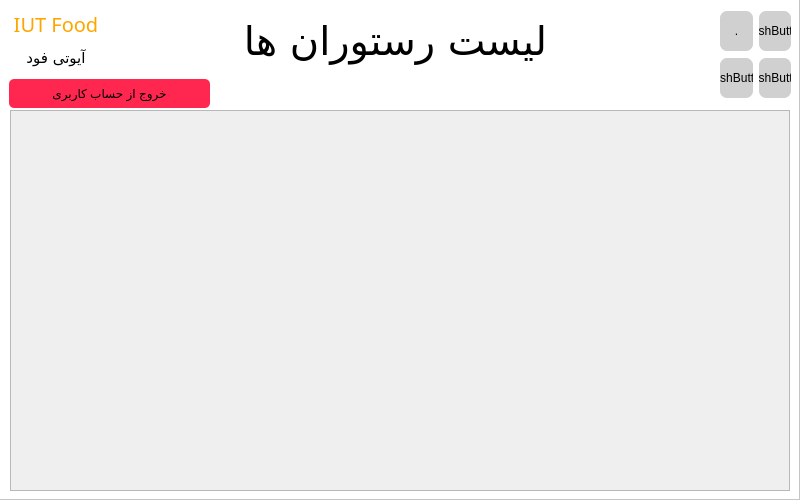
<?xml version="1.0" encoding="UTF-8"?>
<ui version="4.0">
 <class>ShopPage</class>
 <widget class="QWidget" name="ShopPage">
  <property name="geometry">
   <rect>
    <x>0</x>
    <y>0</y>
    <width>800</width>
    <height>500</height>
   </rect>
  </property>
  <property name="windowTitle">
   <string>Form</string>
  </property>
  <property name="styleSheet">
   <string notr="true"/>
  </property>
  <widget class="QScrollArea" name="scrollArea">
   <property name="geometry">
    <rect>
     <x>10</x>
     <y>110</y>
     <width>780</width>
     <height>381</height>
    </rect>
   </property>
   <property name="widgetResizable">
    <bool>true</bool>
   </property>
   <widget class="QWidget" name="scrollAreaWidgetContents">
    <property name="geometry">
     <rect>
      <x>0</x>
      <y>0</y>
      <width>778</width>
      <height>379</height>
     </rect>
    </property>
    <widget class="QWidget" name="cardsContainer" native="true">
     <property name="geometry">
      <rect>
       <x>9</x>
       <y>19</y>
       <width>751</width>
       <height>351</height>
      </rect>
     </property>
     <widget class="QWidget" name="verticalLayoutWidget">
      <property name="geometry">
       <rect>
        <x>9</x>
        <y>-1</y>
        <width>741</width>
        <height>351</height>
       </rect>
      </property>
      <layout class="QVBoxLayout" name="verticalLayout"/>
     </widget>
    </widget>
   </widget>
  </widget>
  <widget class="QWidget" name="verticalLayoutWidget_2">
   <property name="geometry">
    <rect>
     <x>10</x>
     <y>10</y>
     <width>92</width>
     <height>61</height>
    </rect>
   </property>
   <layout class="QVBoxLayout" name="verticalLayout_2">
    <item>
     <widget class="QLabel" name="label">
      <property name="styleSheet">
       <string notr="true">color:orange;
font-family:Rokh;
border-radius:10px;
font-size:20px;
text-align:center;
padding:0px;</string>
      </property>
      <property name="text">
       <string>IUT Food</string>
      </property>
      <property name="alignment">
       <set>Qt::AlignmentFlag::AlignCenter</set>
      </property>
     </widget>
    </item>
    <item>
     <widget class="QLabel" name="label_2">
      <property name="styleSheet">
       <string notr="true">color:black;
font-family:Rokh;
border-radius:10px;
font-size:15px;

padding:0px;</string>
      </property>
      <property name="text">
       <string>آیوتی فود</string>
      </property>
      <property name="alignment">
       <set>Qt::AlignmentFlag::AlignCenter</set>
      </property>
     </widget>
    </item>
   </layout>
  </widget>
  <widget class="QWidget" name="gridLayoutWidget">
   <property name="geometry">
    <rect>
     <x>720</x>
     <y>10</y>
     <width>71</width>
     <height>89</height>
    </rect>
   </property>
   <layout class="QGridLayout" name="gridLayout">
    <item row="0" column="0">
     <widget class="QPushButton" name="panelbtn">
      <property name="cursor">
       <cursorShape>PointingHandCursor</cursorShape>
      </property>
      <property name="styleSheet">
       <string notr="true">background-color: rgb(208, 208, 208);
border:0px solid;
padding:0;
width:20px;
height:40px;
border-radius:7px;</string>
      </property>
      <property name="text">
       <string>.</string>
      </property>
     </widget>
    </item>
    <item row="1" column="0">
     <widget class="QPushButton" name="historybtn">
      <property name="cursor">
       <cursorShape>PointingHandCursor</cursorShape>
      </property>
      <property name="styleSheet">
       <string notr="true">background-color: rgb(208, 208, 208);
border:0px solid;
padding:0;
width:20px;
height:40px;
border-radius:7px;</string>
      </property>
      <property name="text">
       <string>PushButton</string>
      </property>
     </widget>
    </item>
    <item row="0" column="1">
     <widget class="QPushButton" name="cartbtn">
      <property name="cursor">
       <cursorShape>PointingHandCursor</cursorShape>
      </property>
      <property name="styleSheet">
       <string notr="true">background-color: rgb(208, 208, 208);
border:0px solid;
padding:0;
width:20px;
height:40px;
border-radius:7px;</string>
      </property>
      <property name="text">
       <string>PushButton</string>
      </property>
     </widget>
    </item>
    <item row="1" column="1">
     <widget class="QPushButton" name="orderbtn">
      <property name="cursor">
       <cursorShape>PointingHandCursor</cursorShape>
      </property>
      <property name="styleSheet">
       <string notr="true">background-color: rgb(208, 208, 208);
border:0px solid;
padding:0;
width:20px;
height:40px;
border-radius:7px;</string>
      </property>
      <property name="text">
       <string>PushButton</string>
      </property>
     </widget>
    </item>
   </layout>
  </widget>
  <widget class="QLabel" name="label_3">
   <property name="geometry">
    <rect>
     <x>220</x>
     <y>15</y>
     <width>351</width>
     <height>51</height>
    </rect>
   </property>
   <property name="styleSheet">
    <string notr="true">color:black;
font-family:Rokh;
border-radius:10px;
font-size:40px;

padding:0px;</string>
   </property>
   <property name="text">
    <string>لیست رستوران ها</string>
   </property>
   <property name="alignment">
    <set>Qt::AlignmentFlag::AlignCenter</set>
   </property>
  </widget>
  <widget class="QFrame" name="frame">
   <property name="geometry">
    <rect>
     <x>-1</x>
     <y>-1</y>
     <width>801</width>
     <height>501</height>
    </rect>
   </property>
   <property name="styleSheet">
    <string notr="true">background-color: rgb(255, 255, 255);</string>
   </property>
   <property name="frameShape">
    <enum>QFrame::Shape::StyledPanel</enum>
   </property>
   <property name="frameShadow">
    <enum>QFrame::Shadow::Raised</enum>
   </property>
   <widget class="QPushButton" name="exitbtn">
    <property name="geometry">
     <rect>
      <x>10</x>
      <y>80</y>
      <width>201</width>
      <height>29</height>
     </rect>
    </property>
    <property name="cursor">
     <cursorShape>PointingHandCursor</cursorShape>
    </property>
    <property name="styleSheet">
     <string notr="true">padding:2px;

background-color: rgb(255, 39, 79);
border:0px solid;
color:black;
font: 900 9pt &quot;IRANYekanFN&quot;;
border-radius:5px;</string>
    </property>
    <property name="text">
     <string>خروج از حساب کاربری</string>
    </property>
   </widget>
  </widget>
  <zorder>frame</zorder>
  <zorder>scrollArea</zorder>
  <zorder>verticalLayoutWidget_2</zorder>
  <zorder>gridLayoutWidget</zorder>
  <zorder>label_3</zorder>
 </widget>
 <resources/>
 <connections/>
</ui>
